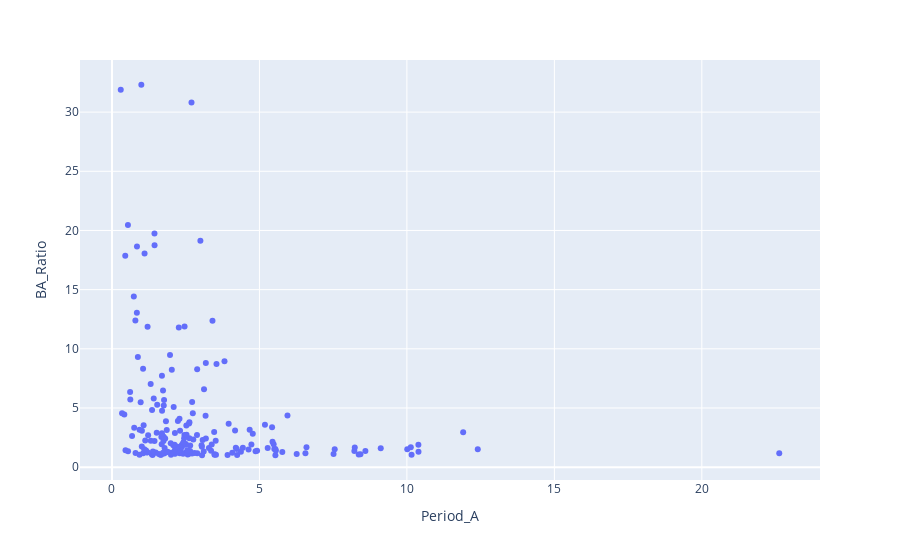
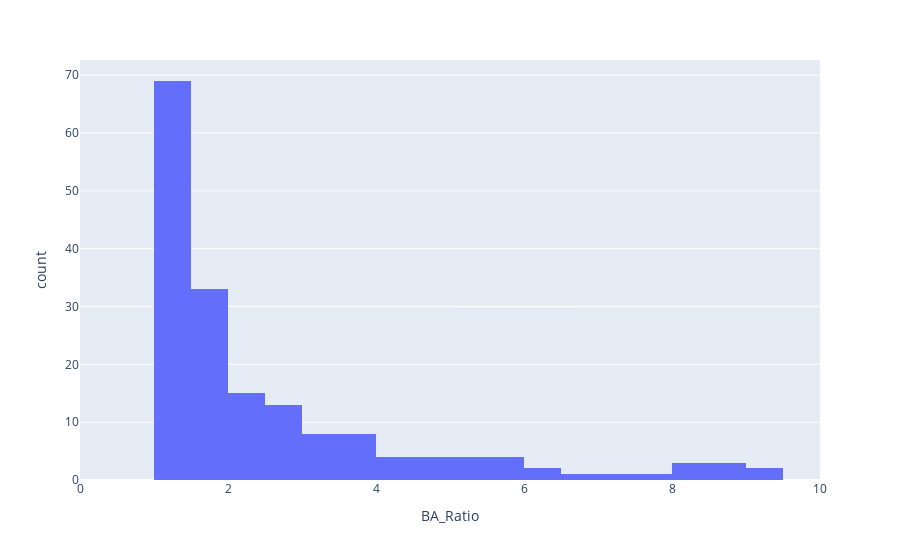
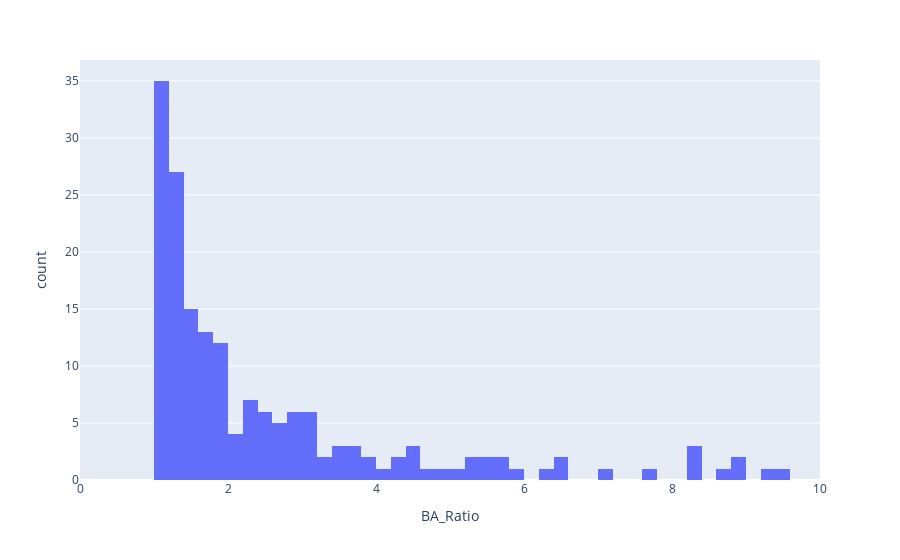

The notebook cell these images were saved under, in order:
### Code cell
import pandas as pd

with database_connection() as conn:
    ephem = pd.read_sql("""select t.target_name, ea.period Period_A, eb.period Period_B, eb.period / ea.period BA_Ratio
    from targets t
    join ephemerides ea on t.target_name = ea.target_name and ea.system = 'A' and ea.member = 'a'
    join ephemerides eb on t.target_name = eb.target_name and eb.system = 'B' and eb.member = 'a'
    where t.target_source like '%Kostov%' and t.target_type = 'QuadEB'
    order by eb.period / ea.period
    ;""", conn)

import plotly.express as px

display(px.scatter(ephem, x="Period_A", y="BA_Ratio"))
display(px.histogram( ephem, x="BA_Ratio", range_x=[0, 10], nbins=120))
display(px.histogram( ephem, x="BA_Ratio", range_x=[0, 10], nbins=240))

### Figure 1 — Plotly figure (JSON) as saved in the notebook; plotly's stock layout.template omitted (floating-point values rounded to 4 significant figures; data arrays with more than 128 entries replaced by an {"elided": "..."} marker saying what was removed)
{"data": [{"hovertemplate": "Period_A=%{x}<br>BA_Ratio=%{y}<extra></extra>", "legendgroup": "", "marker": {"color": "#636efa", "symbol": "circle"}, "mode": "markers", "name": "", "orientation": "v", "showlegend": false, "type": "scatter", "x": {"elided": "192 float values"}, "xaxis": "x", "y": {"elided": "192 float values"}, "yaxis": "y"}], "layout": {"legend": {"tracegroupgap": 0}, "margin": {"t": 60}, "xaxis": {"anchor": "y", "domain": [0, 1], "title": {"text": "Period_A"}}, "yaxis": {"anchor": "x", "domain": [0, 1], "title": {"text": "BA_Ratio"}}}}

### Figure 2 — Plotly figure (JSON) as saved in the notebook; plotly's stock layout.template omitted (floating-point values rounded to 4 significant figures; data arrays with more than 128 entries replaced by an {"elided": "..."} marker saying what was removed)
{"data": [{"alignmentgroup": "True", "bingroup": "x", "hovertemplate": "BA_Ratio=%{x}<br>count=%{y}<extra></extra>", "legendgroup": "", "marker": {"color": "#636efa", "pattern": {"shape": ""}}, "name": "", "nbinsx": 120, "offsetgroup": "", "orientation": "v", "showlegend": false, "type": "histogram", "x": {"elided": "192 float values"}, "xaxis": "x", "yaxis": "y"}], "layout": {"barmode": "relative", "legend": {"tracegroupgap": 0}, "margin": {"t": 60}, "xaxis": {"anchor": "y", "domain": [0, 1], "range": [0, 10], "title": {"text": "BA_Ratio"}}, "yaxis": {"anchor": "x", "domain": [0, 1], "title": {"text": "count"}}}}

### Figure 3 — Plotly figure (JSON) as saved in the notebook; plotly's stock layout.template omitted (floating-point values rounded to 4 significant figures; data arrays with more than 128 entries replaced by an {"elided": "..."} marker saying what was removed)
{"data": [{"alignmentgroup": "True", "bingroup": "x", "hovertemplate": "BA_Ratio=%{x}<br>count=%{y}<extra></extra>", "legendgroup": "", "marker": {"color": "#636efa", "pattern": {"shape": ""}}, "name": "", "nbinsx": 240, "offsetgroup": "", "orientation": "v", "showlegend": false, "type": "histogram", "x": {"elided": "192 float values"}, "xaxis": "x", "yaxis": "y"}], "layout": {"barmode": "relative", "legend": {"tracegroupgap": 0}, "margin": {"t": 60}, "xaxis": {"anchor": "y", "domain": [0, 1], "range": [0, 10], "title": {"text": "BA_Ratio"}}, "yaxis": {"anchor": "x", "domain": [0, 1], "title": {"text": "count"}}}}
